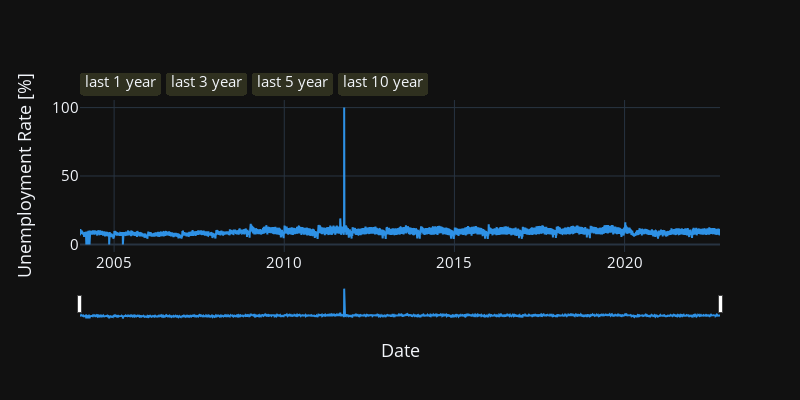

Write notebook code for a chart like this one.
### Markdown cell above
## Google Trends

### Code cell
# create data
# kw = "unemployment"
kw = "jobs"
# kw = "unemployment office"
# kw = "unemployment benefits"
file = Path("../../data/raw/google/daily/{}/svi_cat0.pkl".format(kw.replace(" ", "-")))
with file.open("rb") as f:
    _dfs = pickle.load(f)
rbc = RBC(_dfs)
df_svi = rbc.knit(direction="forward", max_num_zeros=100)

# display
display(df_svi.tail())

# plot
layout_kwargs = dict(
    width=800,
    height=400,
    font_size=15,
    legend={"x":0.99, "y":1.1, "xanchor":"right", "yanchor":"bottom","orientation":"h"},
    xaxis={"title":"Date"},
    yaxis={"title":"Unemployment Rate [%]", "side":"left", },
    yaxis2={"title":"Difference [%]", "side":"right", "overlaying":'y'},
    hovermode="x",
    template="plotly_dark"
)
# fig = series_plot(df_svi.iloc[6000:, :], **layout_kwargs))
fig = series_plot(df_svi, **layout_kwargs)
fig.show()

### Figure 1 — Plotly figure (JSON) as saved in the notebook; plotly's stock layout.template omitted (floating-point values rounded to 4 significant figures; data arrays with more than 128 entries replaced by an {"elided": "..."} marker saying what was removed)
{"data": [{"marker": {"color": "#2E91E5"}, "name": "jobs", "type": "scatter", "x": {"elided": "6869 str values"}, "y": {"elided": "6869 float values"}, "yaxis": "y"}], "layout": {"font": {"size": 15}, "height": 400, "hovermode": "x", "legend": {"orientation": "h", "x": 0.99, "xanchor": "right", "y": 1.1, "yanchor": "bottom"}, "width": 800, "xaxis": {"rangeselector": {"bgcolor": "#2F301F", "buttons": [{"count": 1, "label": "last 1 year", "step": "year"}, {"count": 3, "label": "last 3 year", "step": "year"}, {"count": 5, "label": "last 5 year", "step": "year"}, {"count": 10, "label": "last 10 year", "step": "year"}]}, "rangeslider": {"visible": true}, "title": {"text": "Date"}}, "yaxis": {"side": "left", "title": {"text": "Unemployment Rate [%]"}}, "yaxis2": {"overlaying": "y", "side": "right", "title": {"text": "Difference [%]"}}}}
